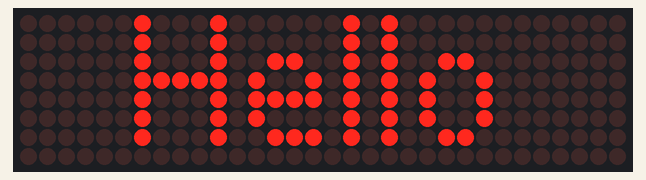
Recording of a sketch running on a simulated Arduino Uno, built with avr-gcc and run on an emulated ATmega328P. On the bench: 32×8 LED matrix.

Above: at 0.1 s.
At 2.1 s:
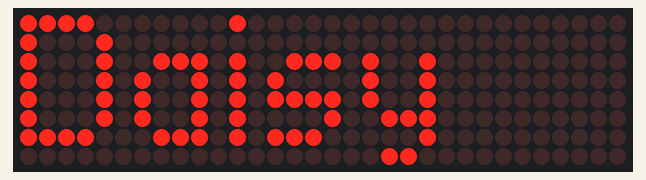

The sketch:

sketch.ino
```cpp
//  this module interacts with the hardware on lower level
#include <MD_MAX72xx.h>

//  this module helps to display patterns and animations easily
#include <MD_Parola.h>
#include <SPI.h>

const byte clock_pin = 13;
const byte data_pin = 11;
const byte chip_select_pin = 10;
const byte max_devices = 4;

/* creating instance of MD_Parola class :
Hardware type : PAROLA_HW
Max devices : number of devices we are using */
MD_Parola matrix = MD_Parola(MD_MAX72XX::PAROLA_HW, chip_select_pin, max_devices);

void setup(){

  Serial.begin(9660);
  matrix.begin();  //  initialise the module
  matrix.displayClear();  //  clear, if there is anything

}

void loop(){

  matrix.setTextAlignment(PA_CENTER);
  matrix.print("Hello");
  delay(2000);
  matrix.setTextAlignment(PA_LEFT);
  matrix.print("Daisy");
  delay(2000);

}
```

Measured:
- what the display in image 1 shows lasts 2.0 s, from 2.0 s to 4.0 s
